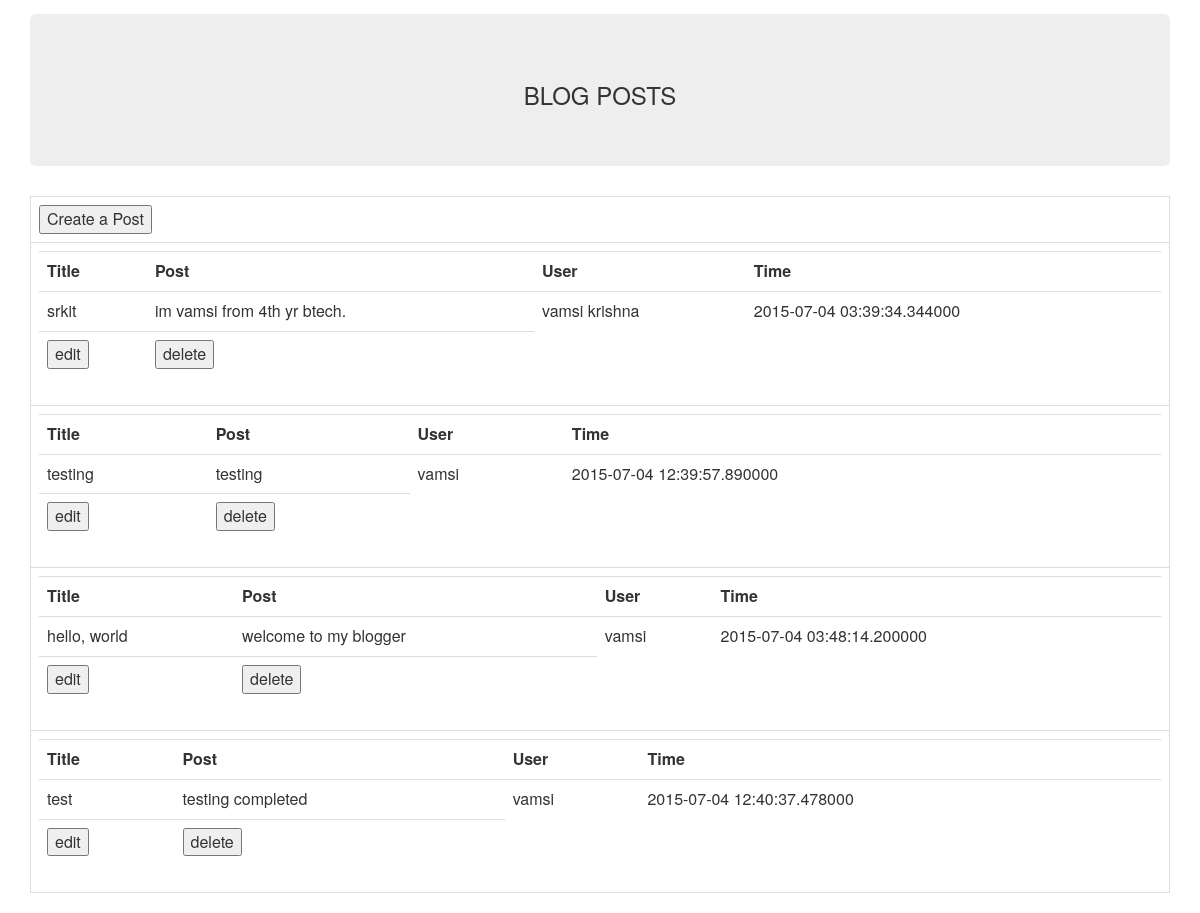
The page / on the database its author committed.
### tables this page shows
CREATE TABLE posts(title text,post text,user text,time text);

### blog.py (the view)
@app.route('/', methods=['GET','POST'])
def show_posts():
    cur = g.db.execute('select * from posts')
    entries = [dict(title=row[0], post=row[1], user=row[2], time=row[3]) for row in cur.fetchall()]
    return render_template('show.html', entries=entries)

### blog.py (called while the page is built)
def connect_db():
	return sqlite3.connect(app.config['DATABASE'])

@app.before_request
def before_request():
    g.db = connect_db()

@app.teardown_request
def teardown_request(exception):
    db = getattr(g, 'db', None)
    if db is not None:
        db.close

### templates/show.html (shortened to what this page needs)
<html>
<head>
  <link rel="stylesheet" href="http://maxcdn.bootstrapcdn.com/bootstrap/3.3.5/css/bootstrap.min.css">
</head>
<body align="center">
<div class="container">
<div class="jumbotron"><h3>BLOG POSTS</h3></div>
<table class="table table-bordered">
	<tr><td><input type="submit" value="Create a Post" id="create" onclick="val(this)"/></td></tr>
{% for i in entries %}
	<tr><td><table id="{{ i.user+i.time }}" class="table table-stripped">
		<tr><th>Title</th><th>Post</th><th>User</th><th>Time</th></tr>
		<tr><td>{{ i.title }}</td><td>{{ i.post }}</td>
		<td id="un">{{ i.user }}</td><td id="t">{{ i.time }}</td></tr>
		<tr><td>
			<input type="submit" value="edit" id="edit" onclick="val(this)"/></td>
			<td><input type="submit" value="delete" id="delete" onclick="val(this)"/></td></tr>
	</tr></table></td></tr>
{% endfor %}
</div>
</body>
</html>

### rows shown on the page
posts: title "srkit", post "im vamsi from 4th yr btech.", user "vamsi krishna", time "2015-07-04 03:39:34.344000"
posts: title "testing", post "testing", user "vamsi", time "2015-07-04 12:39:57.890000"
posts: title "hello, world", post "welcome to my blogger", user "vamsi", time "2015-07-04 03:48:14.200000"
posts: title "test", post "testing completed", user "vamsi", time "2015-07-04 12:40:37.478000"
